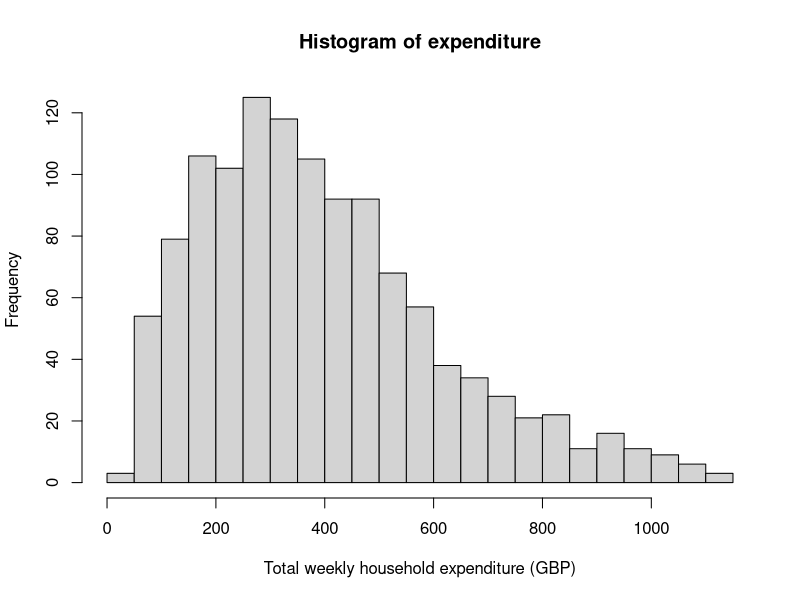
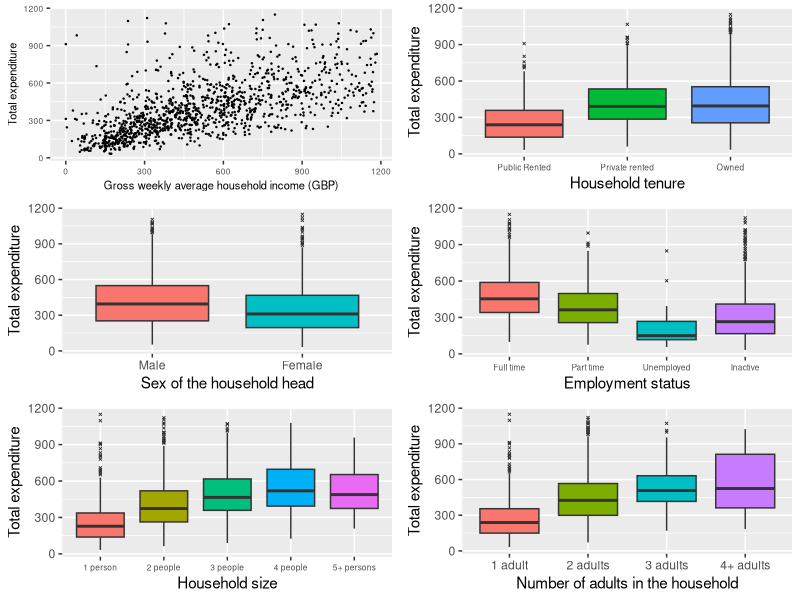
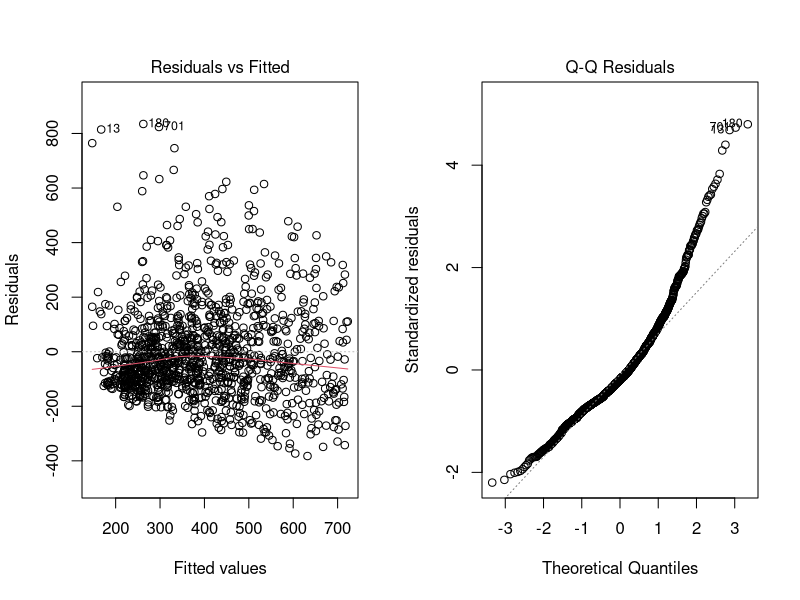
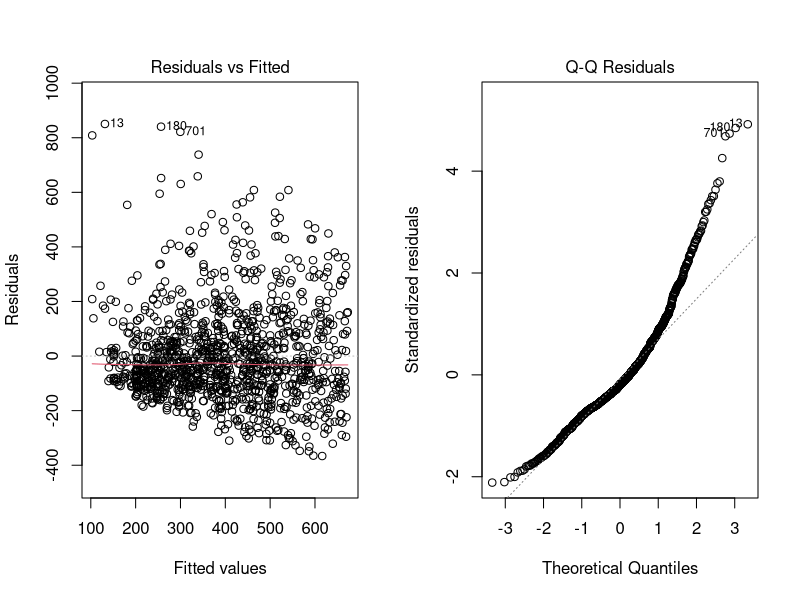
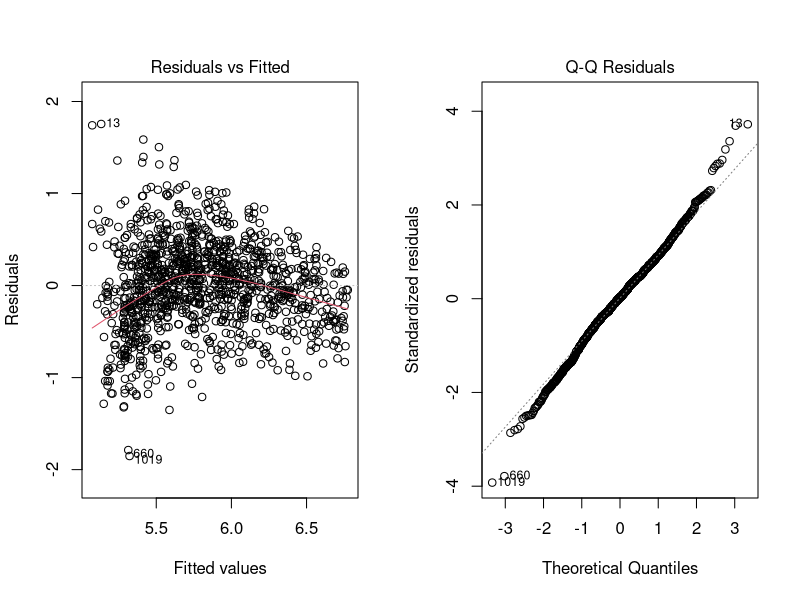
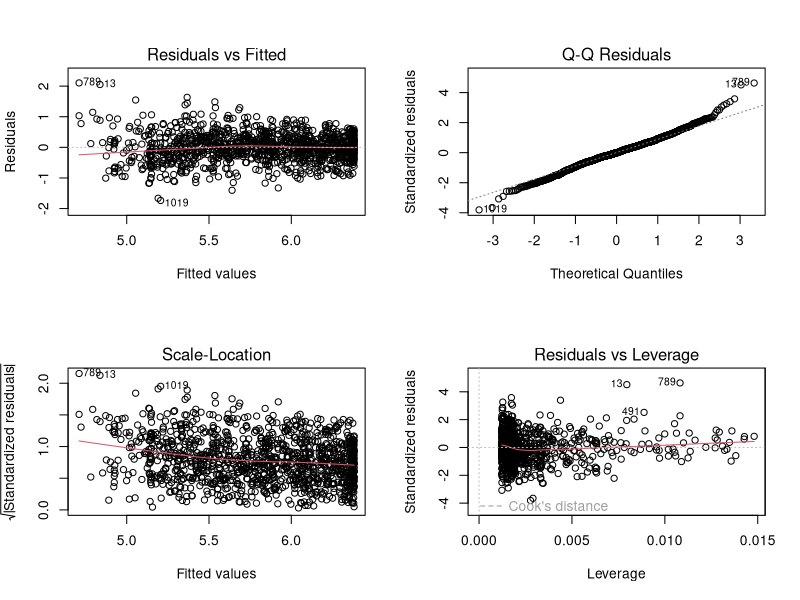
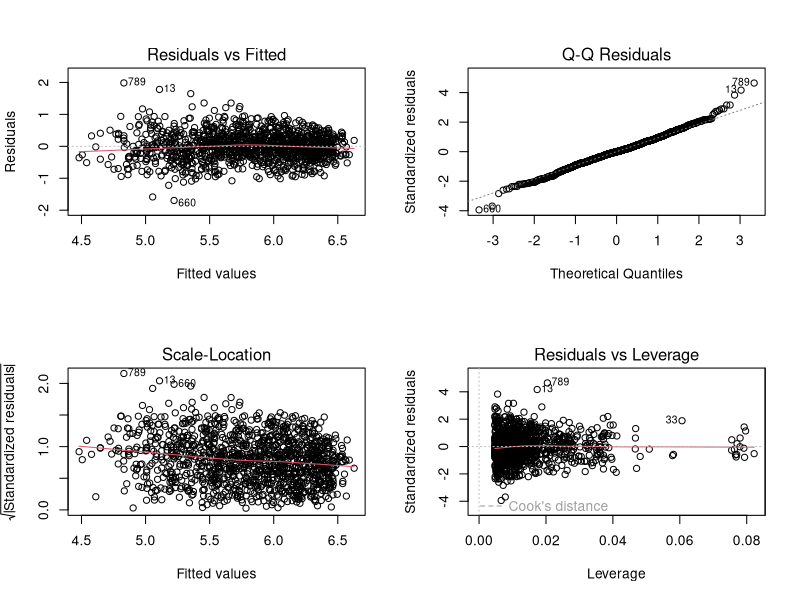

Write R code to recreate these figures, in order.
## ---- chunk 1
#Initial environment setup
setwd("~/Desktop/GLM/Coursework/GLM-CW")
expend.df <- read.table("expenditure.txt")
library(tidyverse)
library(kableExtra)
library(gridExtra)
library(broom)
library(MASS)
## ---- chunk 2
#Data cleaning

#coding variables as factors
expend.df$house.ten <- factor(expend.df$house.ten,levels=c(1:3),labels=c("Public Rented","Private rented","Owned"))
expend.df$sex.hh <- factor(expend.df$sex.hh,levels=c(1,2),labels=c("Male","Female"))
expend.df$lab.force <- factor(expend.df$lab.force,levels=c(1:4),labels=c("Full time", "Part time","Unemployed","Inactive"))
expend.df$hh.size <- factor(expend.df$hh.size,levels=c(1:5),labels = c("1 person","2 people","3 people","4 people","5+ persons"))
expend.df$hh.adults <- factor(expend.df$hh.adults,levels = c(1:4), labels = c("1 adult","2 adults","3 adults","4+ adults"))

## ---- chunk 3
#Histogram to examine the expenditure
hist(expend.df$expenditure,breaks = 20,
     xlab = "Total weekly household expenditure (GBP)",
     main = "Histogram of expenditure")
## ---- chunk 4
#Creating the 
#scatter plot to look at relationship between income and expenditure
p1<-ggplot(data=expend.df,aes(x=income,y=expenditure))+
  geom_point(size=0.2)+
  xlab("Gross weekly average household income (GBP)")+
  ylab("Total expenditure")+
  theme(axis.text=element_text(size=6),
        axis.title=element_text(size=8))

#boxplots
p2<-ggplot(data=expend.df,aes(y=expenditure,x=house.ten,fill=house.ten))+
  geom_boxplot(outlier.size = 0.5,outlier.shape = 4)+
  xlab("Household tenure")+
  ylab("Total expenditure")+
  guides(fill= "none")+
  theme(axis.text.x = element_text(size = 6))

#scale_fill_discrete(name="Household\ntenure")

p3<-ggplot(data=expend.df,aes(y=expenditure,x=sex.hh,fill=sex.hh))+
  geom_boxplot(outlier.size = 0.5,outlier.shape = 4)+
  xlab("Sex of the household head")+
  ylab("Total expenditure")+
  guides(fill= "none")
  
p4<-ggplot(data=expend.df,aes(y=expenditure,x=lab.force,fill=lab.force))+
  geom_boxplot(outlier.size = 0.5,outlier.shape = 4)+
  xlab("Employment status")+
  ylab("Total expenditure")+
  guides(fill= "none")+
  theme(axis.text.x = element_text(size = 6))

p5<-ggplot(data=expend.df,aes(y=expenditure,x=hh.size,fill=hh.size))+
  geom_boxplot(outlier.size = 0.5,outlier.shape = 4)+
  xlab("Household size")+
  ylab("Total expenditure")+
  guides(fill= "none")+
  theme(axis.text.x = element_text(size = 6))

p6<-ggplot(data=expend.df,aes(y=expenditure,x=hh.adults,fill=hh.adults))+
  geom_boxplot(outlier.size = 0.5,outlier.shape = 4)+
  xlab("Number of adults in the household")+
  ylab("Total expenditure")+
  guides(fill= "none")

grid.arrange(p1,p2,p3,p4,p5,p6,ncol=2,nrow=3)
## ---- chunk 5
#Question 2
#Fitting linear model
lm.income<-lm(expenditure~income,data = expend.df)
#creating table to display results
knitr::kable(as.data.frame(tidy(lm.income)[,1:3]),digits=3)%>%
  kable_styling(position = "center",latex_options = "HOLD_position")
## ---- chunk 6
#Creating diagnostic plots
par(mfrow=c(1,2))
plot(lm.income,1)
plot(lm.income,2)
## ---- chunk 7
#Question 3
#Fitting model
lm.income.sqd <- lm(expenditure~income+I(income^2),data = expend.df)

#Producing table of results
knitr::kable(as.data.frame(tidy(lm.income.sqd)[,1:3]),digits=3)%>%
  kable_styling(position = "center",latex_options = "HOLD_position")
## ---- chunk 8
#Creating diagnostic plots
par(mfrow=c(1,2))
plot(lm.income.sqd,1)
plot(lm.income.sqd,2)
## ---- chunk 9
#Question 4
#Fitting model
lm.log.income<-lm(log(expenditure)~income,data = expend.df)

#Producing table of results
knitr::kable(as.data.frame(tidy(lm.log.income)[,1:3]),digits=3)%>%
  kable_styling(position = "center",latex_options = "HOLD_position")
## ---- chunk 10
#Creating diagnostic plots
par(mfrow=c(1,2))
plot(lm.log.income,1)
plot(lm.log.income,2)
## ---- chunk 11
#Question 4
#Fitting model
lm.log.income.sqd <- lm(log(expenditure)~income+I(income^2),data = expend.df)

#Producing table of results
knitr::kable(as.data.frame(tidy(lm.log.income.sqd)[,1:3]),digits=3)%>%
  kable_styling(position = "center",latex_options = "HOLD_position")
## ---- chunk 12
#Creating diagnostic plots
par(mfrow=c(2,2))
plot(lm.log.income.sqd)
## ---- chunk 13
#Creating dataframe to store measures to compare models by
Model.comparison.data <- data.frame("Model"=c("Part 2","Part 3","Part 4", "Part 5"),
           "AIC"=c(AIC(lm.income),AIC(lm.income.sqd),AIC(lm.log.income),AIC(lm.log.income.sqd)),
           "Adj R squared"=c(glance(lm.income)$adj.r.squared,
                             glance(lm.income.sqd)$adj.r.squared,
                             glance(lm.log.income)$adj.r.squared,
                             glance(lm.log.income.sqd)$adj.r.squared))

knitr::kable(Model.comparison.data,digits=3)%>%
  kable_styling(position = "center",latex_options = "HOLD_position")
## ---- chunk 14
#Producing table of results
knitr::kable(as.data.frame(tidy(lm.log.income.sqd)[,1:3]),digits=3)%>%
  kable_styling(position = "center",latex_options = "HOLD_position")
## ---- chunk 15
#calculating percent increase
beta_1 <- 3.117180e-03	
beta_2 <- -1.453272e-06	
x <- 512
inc <- 20
#Formual to calculate oercent increase
(exp(beta_1*(x+inc)+beta_2*(x+inc)^2)/exp(beta_1*x+beta_2*x^2)-1)*100
## ---- chunk 16
#Checking variance inflation factors (generalized as variables include factors)
car::vif(lm(log(expenditure)~income+I(income^2)+hh.size+hh.adults+sex.hh+lab.force+house.ten,data=expend.df))
## ---- chunk 17
#Creating tables for chi-squared test
prop.table(table(expend.df$hh.size,expend.df$hh.adults),2)
## ---- chunk 18
#Producing models to check relationship of number of adults and household size

lm.adult <- lm(log(expenditure)~income+I(income^2)+hh.adults,data = expend.df)
anova(lm.adult)
#adult significant
  
lm.size <- lm(log(expenditure)~income+I(income^2)+hh.size,data = expend.df)
anova(lm.size)
#size significant

lm.adult.size <- lm(log(expenditure)~income+I(income^2)+hh.size+hh.adults,data = expend.df)
anova(lm.adult.size)
#adult no longer significant
## ---- chunk 19
#Testing if interactions are significant
lm.int.income.sex <- lm(log(expenditure)~income*sex.hh+I(income^2),data=expend.df)
anova(lm.int.income.sex)
#Not significant

lm.int.income.lab <- lm(log(expenditure)~income*lab.force+I(income^2),data=expend.df)
anova(lm.int.income.lab)
#Significant

lm.int.income.size <- lm(log(expenditure)~income*hh.size+I(income^2),data=expend.df)
anova(lm.int.income.size)
#Significant

lm.int.income.ten <- lm(log(expenditure)~income*house.ten+I(income^2),data=expend.df)
anova(lm.int.income.ten)
#Significant
## ---- chunk 20
lm.int.sex.size <- lm(log(expenditure)~income+I(income^2)+hh.size*sex.hh+lab.force+house.ten,data=expend.df)
anova(lm.int.sex.size)
#significant

lm.int.sex.labour <- lm(log(expenditure)~income+I(income^2)+hh.size+sex.hh*lab.force+house.ten,data=expend.df)
anova(lm.int.sex.labour)
#not significant

lm.int.sex.tenure <- lm(log(expenditure)~income+I(income^2)+hh.size+sex.hh*house.ten+lab.force,data=expend.df)
anova(lm.int.sex.tenure)
#not significant

lm.int.size.labour <- lm(log(expenditure)~income+I(income^2)+hh.size*lab.force+sex.hh+house.ten,data=expend.df)
anova(lm.int.size.labour)
#not significant

lm.int.size.tenure <- lm(log(expenditure)~income+I(income^2)+hh.size*house.ten+sex.hh+lab.force,data=expend.df)
anova(lm.int.size.tenure)
#not significant

lm.int.labour.tenure <- lm(log(expenditure)~income+I(income^2)+hh.size+sex.hh+lab.force*house.ten,data=expend.df)
anova(lm.int.labour.tenure)
#significant
## ---- chunk 21
#Full model of all variables I want to consider
lm.log.full<-lm(log(expenditure)~income*lab.force+I(income^2)+income*house.ten+
                  income*hh.size+sex.hh*hh.size+lab.force:house.ten,data=expend.df)

AIC(lm.log.full)

#Iteratively performing model selection process
drop1(lm.log.full)
#removing lab.force:house.ten will decrease AIC
lm.full.1.deletion <- update(lm.log.full,.~.-lab.force:house.ten)
AIC(lm.full.1.deletion)

drop1(lm.full.1.deletion)
#removing any variables increases AIC thus stop iterative process

#comparing with original model
glance(lm.log.income.sqd)$adj.r.squared
glance(lm.full.1.deletion)$adj.r.squared

#AIC has been reduced and adjusted R^2 increased

anova(lm.full.1.deletion)
#All variables left statistically significant except income:house.ten
## ---- chunk 22
#Looking at which exponentiated coefficients are approx 1
data.frame("coefficent"=tidy(lm.full.1.deletion)[,1],exp(tidy(lm.full.1.deletion)[,2]))
## ---- chunk 23
#Producing table of all exponentiated regession coefficients that are approx 1
knitr::kable(data.frame(tidy(lm.full.1.deletion)[14:22,1],exp(tidy(lm.full.1.deletion)[14:22,2])),digits=3)%>%
  kable_styling(position = "center",latex_options = "HOLD_position")
## ---- chunk 24
#updating to simpler model
lm.simple.model.1 <- update(lm.full.1.deletion, .~.-income:lab.force-income:hh.size-income:house.ten)

summary(lm.simple.model.1)

drop1(lm.simple.model.1)
#lowest AIC when don't remove any variables

#Therefore this is my final model
lm.final.model <- lm.simple.model.1
## ---- chunk 25
#Producing diagnostic plots
par(mfrow=c(2,2))
plot(lm.final.model)
